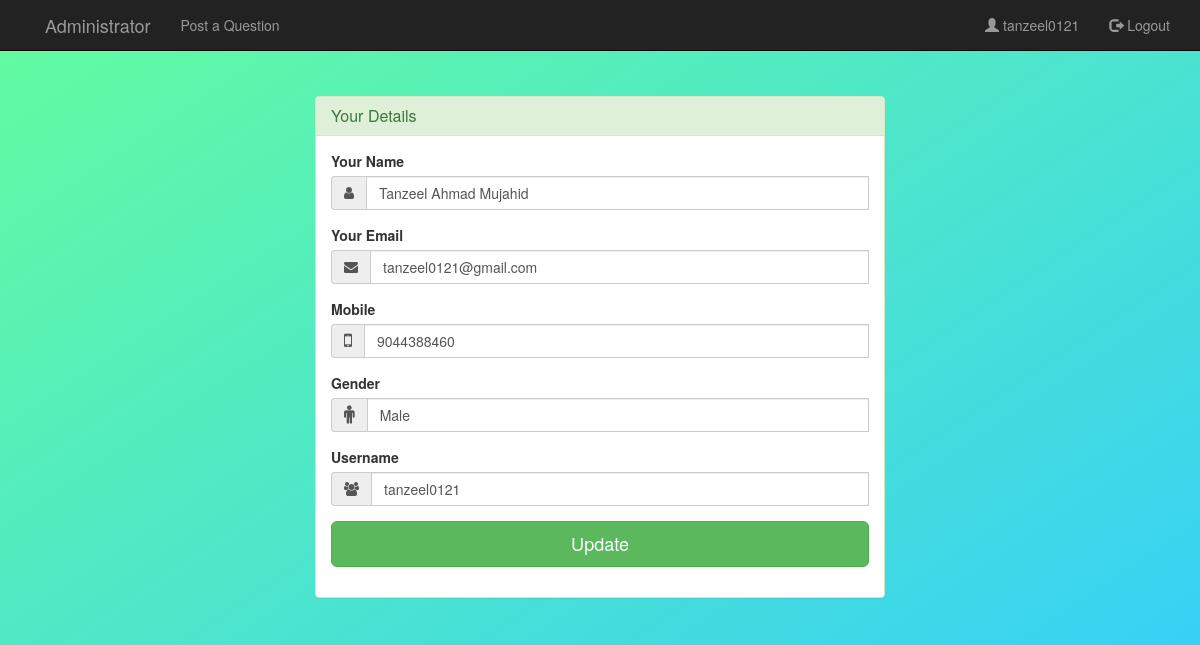
/pages/user-profile.php (signed in), run on the app's committed database.
### tables this page shows
CREATE TABLE `tblaccount` (
  `accnt_Id` int(11) NOT NULL,
  `username` varchar(255) DEFAULT NULL,
  `password` varchar(255) DEFAULT NULL,
  `user_Id` int(11) DEFAULT NULL
);

CREATE TABLE `tbluser` (
  `user_Id` int(11) NOT NULL,
  `fname` varchar(255) DEFAULT NULL,
  `email` varchar(255) DEFAULT NULL,
  `gender` varchar(255) DEFAULT NULL,
  `mob_number` varchar(10) NOT NULL
);

### pages/user-profile.php (shortened to what this page needs)
<html>
<head>
    <?php include "user-header.php"; ?>
    <div class="container" style="margin:8% auto;width: 600px;">
            <div class="panel panel-success">
                <div class="panel-heading">
                    <h3 class="panel-title">Your Details</h3>
                </div>
                 <div class="panel-body">
                            <?php
                            include "../functions/db.php";
                            $sql = "SELECT * from tbluser as tu join tblaccount as ta on tu.user_Id=ta.user_Id where username='".$_SESSION['username']."' and tu.user_Id=ta.accnt_Id ";
                            $run = mysqli_query($con,$sql);
                            $row=mysqli_fetch_array($run);
                            ?>
                    <form method="POST" action="user-profile-update.php">
                        <div class="form-group">
                            <label for="fname" class="cols-sm-2 control-label">Your Name</label>
                            <div class="cols-sm-10">
                                <div class="input-group">
                                <span class="input-group-addon"><i class="fa fa-user fa" aria-hidden="true"></i></span>
                                <p class="form-control"><?php echo $row['fname']; ?><p/>
                                </div>
                            </div>
                        </div>
                        <div class="form-group">
                            <label for="email" class="cols-sm-2 control-label">Your Email</label>
                            <div class="cols-sm-10">
                                <div class="input-group">
                                    <span class="input-group-addon"><i class="fa fa-envelope fa" aria-hidden="true"></i></span>
                                    <p class="form-control"><?php echo $row['email']; ?><p/>
                                </div>
                            </div>
                        </div>
                        <div class="form-group">
                            <label for="mob_number" class="cols-sm-2 control-label">Mobile</label>
                            <div class="cols-sm-10">
                                <div class="input-group">
                                    <span class="input-group-addon"><i class="fa fa-mobile fa-lg" aria-hidden="true"></i></span>
                                    <p class="form-control"><?php echo $row['mob_number']; ?><p/>
                                </div>
                            </div>
                        </div>
                        <div class="form-group">
                        <label for="mob_number" class="cols-sm-2 control-label">Gender</label>
                            <div class="cols-sm-10">
                                <div class="input-group">
                                    <span class="input-group-addon"><i class="fa fa-male fa-lg" aria-hidden="true"></i></span>
                                    <p class="form-control"><?php echo $row['gender']; ?><p/>
                                </div>
                            </div>
                    </div>
                        <div class="form-group">
                            <label for="username" class="cols-sm-2 control-label">Username</label>
                            <div class="cols-sm-10">
                                <div class="input-group">
                                    <span class="input-group-addon"><i class="fa fa-users fa" aria-hidden="true"></i></span>
                                    <p class="form-control"><?php echo $row['username']; ?><p/>
                                </div>
                            </div>
                        </div>
                        <div class="form-group ">
                            <input  target="_blank" type="submit" value="Update" id="update" class="btn btn-success btn-lg btn-block login-button" />
                        </div>
                    </form>
                     </div>
                </div>
            </div>
	</body>
</html>

### css/global.css (style rules this page uses)
body { background: linear-gradient(to top left, #33ccff 0%, #66ff99 105%);; }

### data on the page
tblaccount: user_Id.fname "Tanzeel Ahmad Mujahid", user_Id.email "tanzeel0121@gmail.com", user_Id.mob_number "9044388460", user_Id.gender "Male", username "tanzeel0121"

### other printed values
$username "tanzeel0121"
